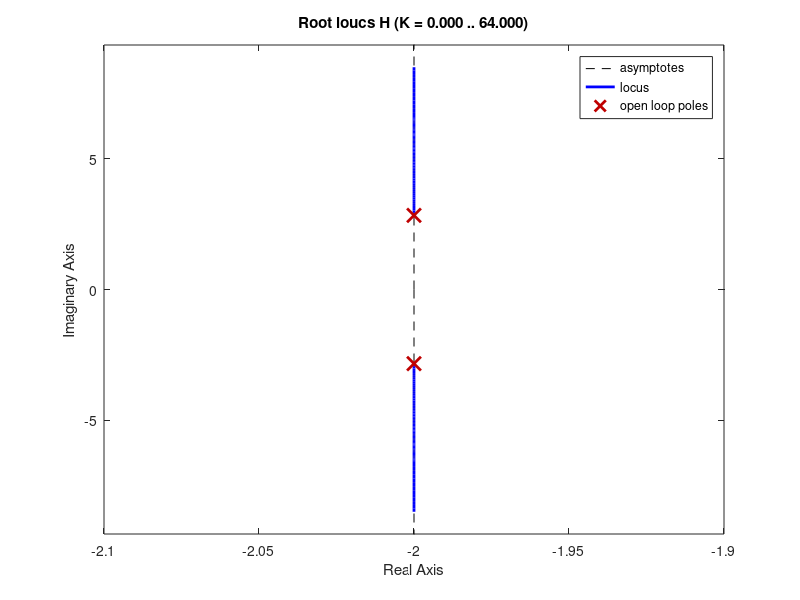
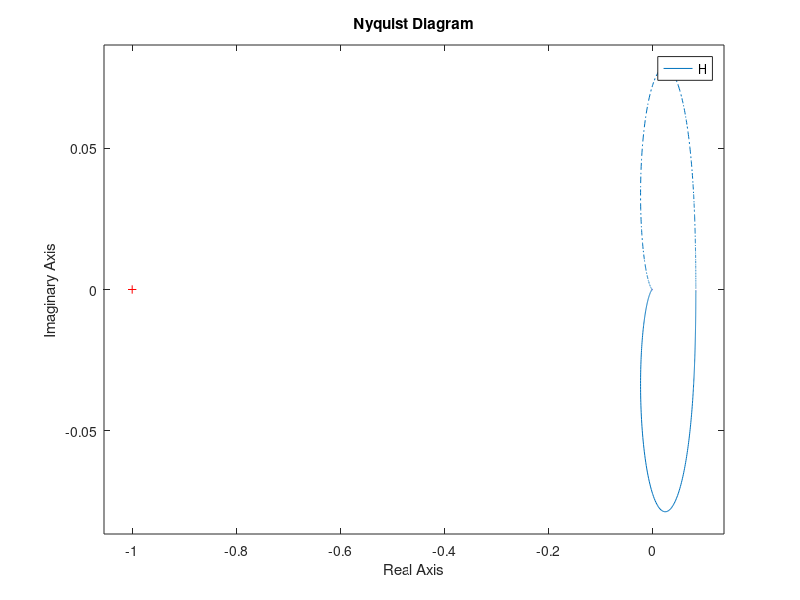
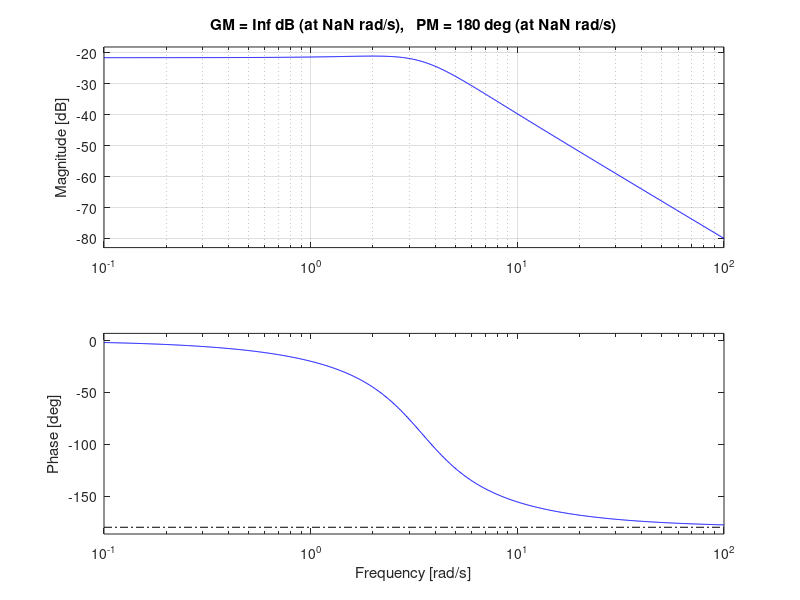
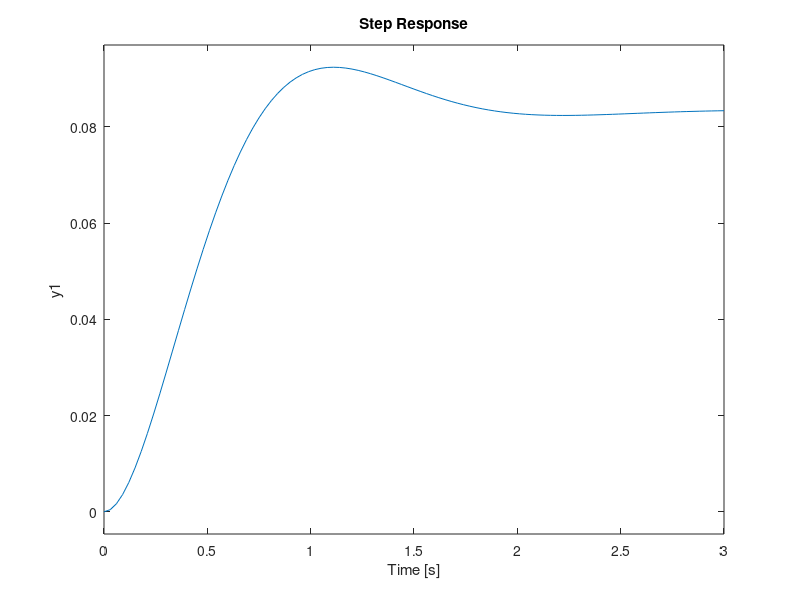

These figures' MATLAB source, in order: (Note: this script raises an error after producing the figures.)
A = [0 1;-12 -4];
B = [0;1];
C = [1 0];
D = 0;
eig(A)

H = ss(A,B,C,D)
tf(H)
Gm = margin(H)


%% Root Locus
figure(1)
plot(1,2)
rlocus(H), grid

%% Nyquist
figure(2)
plot(1,2)
nyquist(H), grid

%% Bode
figure(3)
plot(1,2)
margin(H), grid

%% Step
figure(4)
plot(1,2)
step(H), grid

%% Stable Gain Range
%s=tf('s')
Gp= 1/(s^2+4*s+12)
%sisotool(Gp)
% Stability Analysis from Root Locus:
% Scanning the imag axis when the real axis is at -2, all values are stable